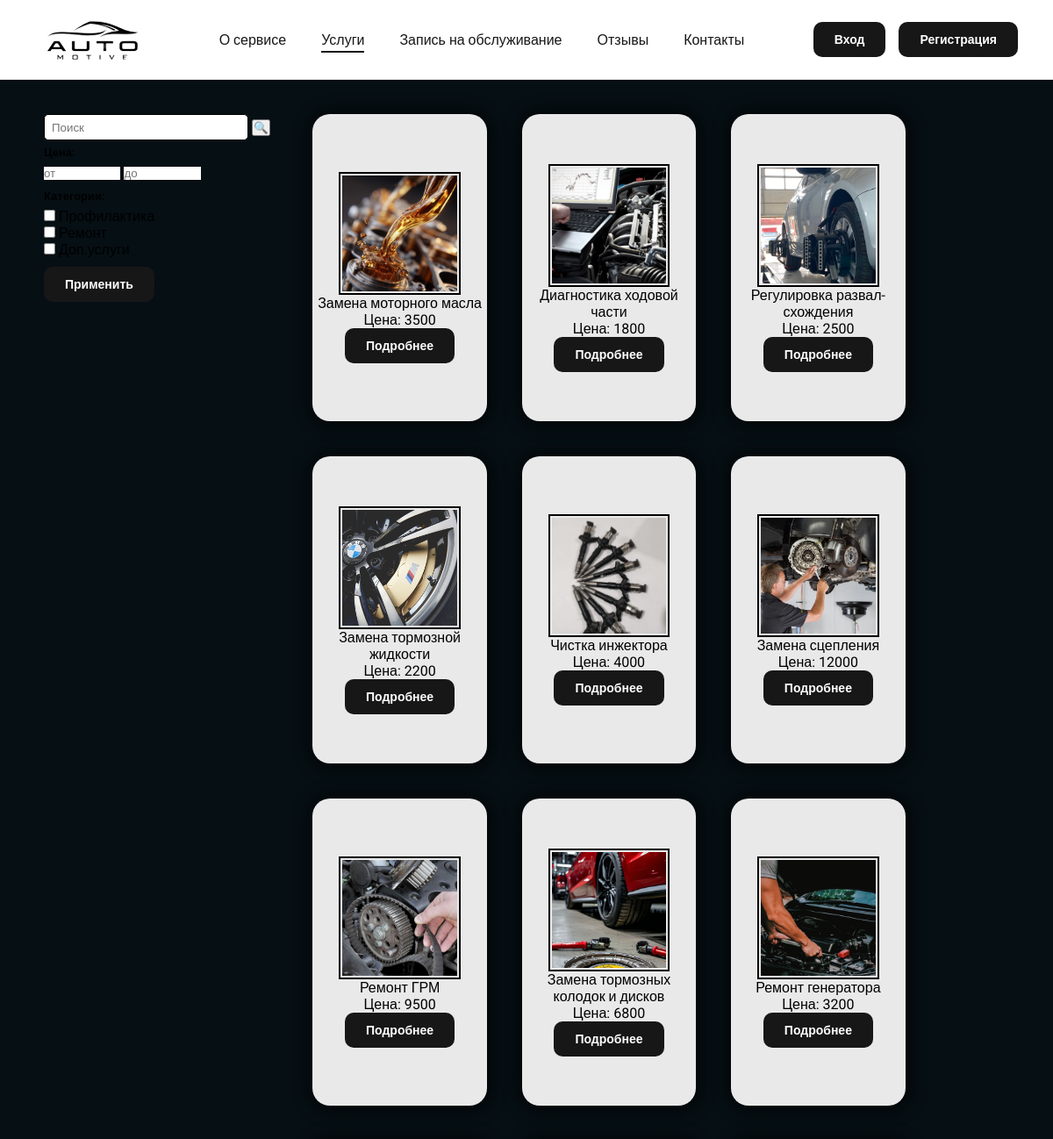
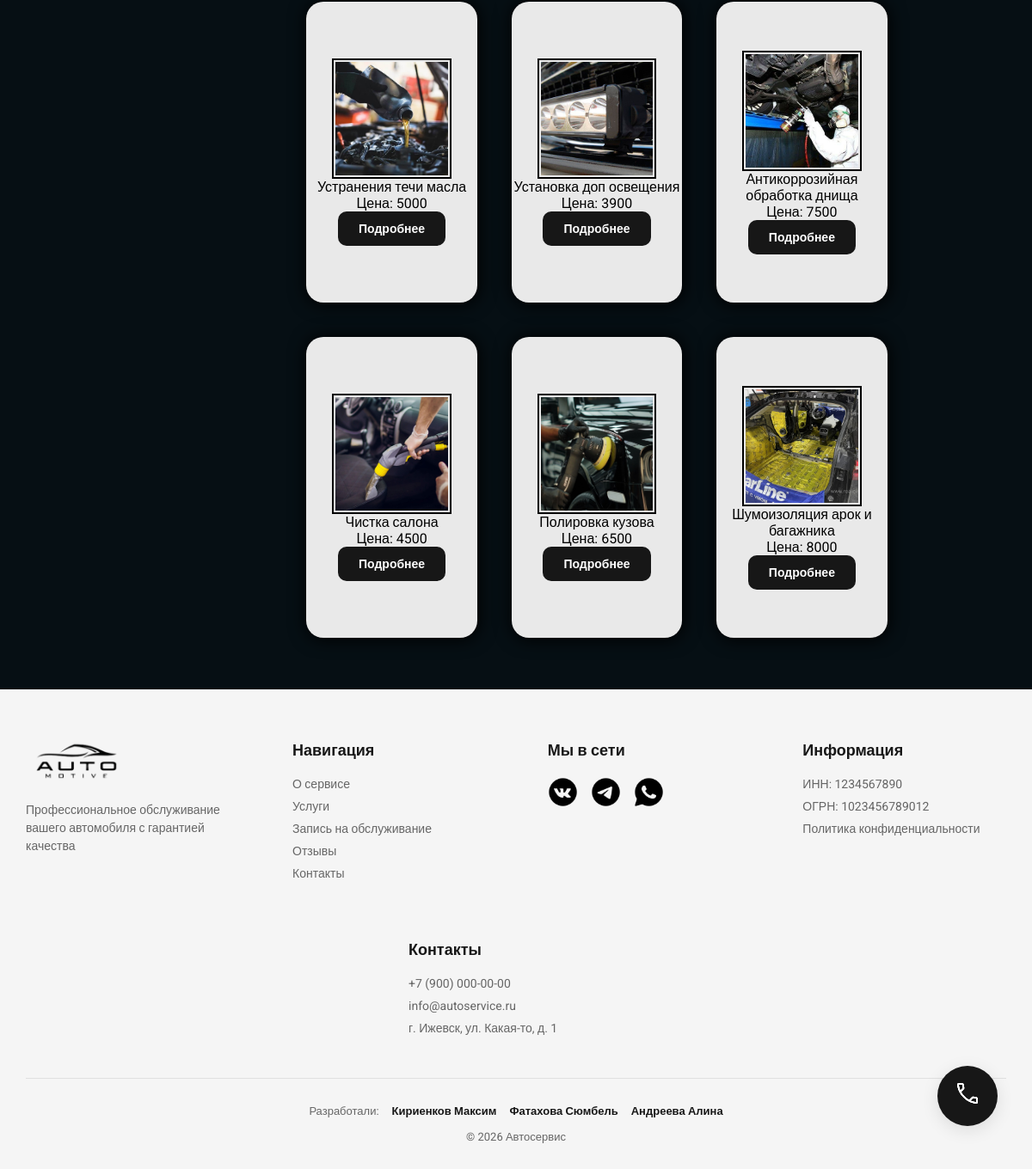
/services, run on the app's committed database (2 pictures, top to bottom).
### tables this page shows
CREATE TABLE `services` (
  `id` int NOT NULL,
  `name` varchar(128) NOT NULL,
  `description` varchar(300) NOT NULL,
  `price` int NOT NULL,
  `type` enum('Профилактика','Ремонт','Доп.услуги') NOT NULL,
  `image` varchar(256) NOT NULL,
  `popular` int NOT NULL
);

### core/Controller.php (called while the page is built, shortened)
<?php
class Controller
{
    protected function render($view, $data = [])
    {
        $data['auth_user'] = $_SESSION['user'] ?? null;
        extract($data);
        require_once __DIR__ . '/../views/' . $view . '.php';
        require_once __DIR__ . '/../views/layouts/main.php';
    }
}

### controllers/ServicesController.php (called while the page is built, shortened)
<?
require_once __DIR__ . '/../core/Controller.php';
class ServicesController extends Controller
{
    public function services()
    {
        global $pdo;
        $category = isset($_GET['category']) ? $_GET['category'] : [];
        $price_min = isset($_GET['price_min']) ? $_GET['price_min'] : '';
        $price_max = isset($_GET['price_max']) ? $_GET['price_max'] : '';
        $search = isset($_GET['search']) ? $_GET['search'] : '';
        $sql = "SELECT * FROM services WHERE 1=1";
        $params = [];
        $stmt = $pdo->prepare($sql);
        $stmt->execute($params);
        $services = $stmt->fetchAll(PDO::FETCH_ASSOC);
        $this->render('services', [
            'title' => 'Список услуг',
            'services' => $services,
            'category' => $category,
            'price_min' => $price_min,
            'price_max' => $price_max,
            'search' => $search
        ]);
    }
}

### index.php (called while the page is built, shortened)
<?php
require_once 'Router.php';
$listRoute = require_once __DIR__ . '/config/route.php';
$router = new Router();
$router->add($listRoute);
$router->dispatch();

### views/services.php (the view)
<div class='two-columns width-100'>
    <div class="sidebar">
        <form method="GET">
            <input type="text" placeholder='Поиск' name="search" class='search-decoration' value="<?echo htmlspecialchars(isset($search) ? $search : '')?>">
            <input type="submit" value='&#128269;'>
        </form>
        <form method="GET">
            <p class='text-size-small weight'>Цена:</p>
            <input type="text" placeholder='от' name='price_min' class="pagination-choice" value="<?echo htmlspecialchars(isset($price_min) ? $price_min : '')?>">
            <input type="text" placeholder='до' name='price_max' class="pagination-choice" value="<?echo htmlspecialchars(isset($price_max) ? $price_max : '')?>">
            <div class='design-pagination'>
                <p class='text-size-small weight'>Категории:</p>
                <div>
                    <input type="checkbox" name="category[]" value="Профилактика" id='prevention' <?echo (in_array('Профилактика', (array)($category ?? []))) ? 'checked' : '' ?>>
                    <label for="prevention" class='backlight border-r'>Профилактика</label>
                </div>
                <div>
                    <input type="checkbox" name="category[]" value="Ремонт" id='repair' <?= (in_array('Ремонт', (array)($category ?? []))) ? 'checked' : '' ?>>
                    <label for="repair" class='backlight border-r'>Ремонт</label>
                </div>
                <div>
                    <input type="checkbox" name="category[]" value="Доп.услуги" id='additional' <?= (in_array('Доп.услуги', (array)($category ?? []))) ? 'checked' : '' ?>>
                    <label for="additional" class='backlight border-r'>Доп.услуги</label>
                </div>
            </div>
            <input type="submit" class='btn' value="Применить">
        </form>
    </div>
    <div class="content">
        <? if (!empty($services)) { ?>
            <? foreach ($services as $row) { ?>
                <div class="card">
                    <img src="/assets/img/<?= htmlspecialchars($row['image']) ?>" alt="" class='img-card'>
                    <div>
                        <p class='text-align'><?= htmlspecialchars($row['name']) ?></p>
                        <p class='text-align'>Цена: <?= htmlspecialchars($row['price']) ?></p>
                    </div>
                    <a href="/servicesdetail/<?= $row['id'] ?>" class='btn'>Подробнее</a>
                </div>
            <? } ?>
        <?}else {?>
            <p>Услуг не найдено</p>
        <? } ?>
    </div>
</div>

### Router.php (shortened to what this page needs)
<?php
class Router
{
    private $routes = [];
    public function add(array $routesList): void
    {
        foreach ($routesList as $route) {
            $this->routes[] = [
                'method'  => $route[0],
                'path'    => $route[1],
                'handler' => $route[2]
            ];
        }
    }
    public function dispatch(): void
    {
        $method = $_SERVER['REQUEST_METHOD'];
        $uri = parse_url($_SERVER['REQUEST_URI'], PHP_URL_PATH);
        $uri = rtrim($uri, '/');
        foreach ($this->routes as $route) {
            if ($route['method'] !== $method) {
                continue;
            }
            $routePath = rtrim($route['path'], '/');
            $pattern = '#^' . preg_replace('/\{([a-z]+)\}/', '([^/]+)', $routePath) . '$#';
            if (preg_match($pattern, $uri, $matches)) {
                array_shift($matches);
                [$controllerName, $action] = explode('@', $route['handler']);
                $controller = new $controllerName();
                $controller->$action(...$matches);
                return;
            }
        }
        exit;
    }
}

### assets/css/style.css (style rules this page uses)
:root { --bg-color: #FFFFFF; --footer-bg: #F5F5F5; --btn-bg: #171717; --btn-text: #FFFFFF; --btn-light-text: #E0E0E0; --text-main: #171717; --text-muted: #666666; --border-color: #E0E0E0; --card-bg: #F5F5F5; --shadow-color: rgba(0, 0, 0, 0.1); --shadow-hover: rgba(0, 0, 0, 0.25); --link-color: #171717; --link-hover: #171717; --error-bg: #ffeaea; --error-text: #d93025; --error-border: #fadad7; --success-bg: #e6f4ea; --success-text: #1e7e34; --success-border: #ceead6; --star-full: #FFD700; --star-empty: #dddddd; --avatar-bg: #D9D9D9; }
* { box-sizing: border-box; }
html, body { height: 100%; margin: 0; font-family: 'Roboto', sans-serif; background-color: var(--bg-color); }
body { display: flex; flex-direction: column; }
a { text-decoration: none; color: black; }
.btn { background-color: var(--btn-bg); color: var(--btn-text); padding: 12px 24px; border-radius: 10px; text-decoration: none; font-size: 14px; font-weight: 700; border: none; cursor: pointer; display: inline-flex; align-items: center; transition: transform 0.2s ease, box-shadow 0.2s ease; }
.width-100 { width: 100%; }
.two-columns { display: flex; justify-content: space-around; margin: 10px; }
.search-decoration { width: 80%; height: 30px; border: 1px solid black; border-radius: 5px; padding: 8px; }
.pagination-choice { width: 30%; border: none; border-bottom: 1px solid black; }
.design-pagination { margin: 10px 0; }
.content { display: flex; flex-direction: row; flex-wrap: wrap; justify-content: start; gap: 40px; padding-left: 15px; width: 90%; }
.card { background-color: #e9e9e9; width: 25%; height: 350px; border-radius: 20px; box-shadow: 1px 1px 20px 1px black; display: flex; flex-direction: column; align-items: center; justify-content: center; }
.img-card { width: 70%; height: 40%; object-fit: cover; padding: 2px; border: 2px solid black; }
.text-align { text-align: center; }
.text-size-small { font-size: 13px; margin: 6px 0; }
.weight { font-weight: 600; }

### assets/css/doc.css (style rules this page uses)
* { margin: 0; padding: 0; }
body { background-color: #060F14; }

### data on the page
services: image (picture), name "Замена моторного масла", price "3500"
services: image (picture), name "Диагностика ходовой части", price "1800"
services: image (picture), name "Регулировка развал-схождения", price "2500"
services: image (picture), name "Замена тормозной жидкости", price "2200"
services: image (picture), name "Чистка инжектора", price "4000"
services: image (picture), name "Замена сцепления", price "12000"
services: image (picture), name "Ремонт ГРМ", price "9500"
services: image (picture), name "Замена тормозных колодок и дисков", price "6800"
services: image (picture), name "Ремонт генератора", price "3200"
services: image (picture), name "Устранения течи масла", price "5000"
services: image (picture), name "Установка доп освещения", price "3900"
services: image (picture), name "Антикоррозийная обработка днища", price "7500"
services: image (picture), name "Чистка салона", price "4500"
services: image (picture), name "Полировка кузова", price "6500"
services: image (picture), name "Шумоизоляция арок и багажника", price "8000"
